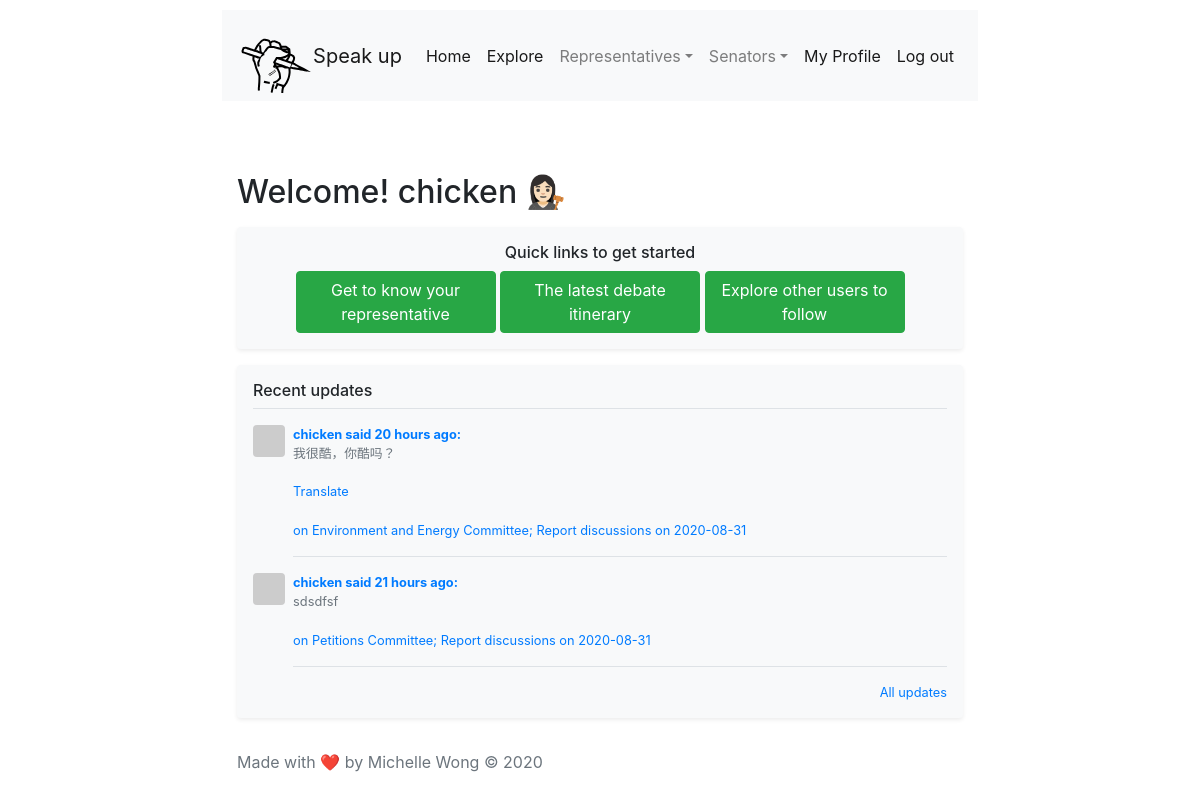
The app's page /index (signed in) with its own data.
### app/models.py (models this page shows, shortened)
class User(UserMixin, db.Model):
    id = db.Column(db.Integer, primary_key=True)
    username = db.Column(db.String(64), index=True, unique=True)
    email = db.Column(db.String(120), index=True, unique=True)
    password_hash = db.Column(db.String(128))
    posts = db.relationship('Post', backref='author', lazy='dynamic')
    about_me = db.Column(db.String(140))
    representative = db.Column(db.String(100))
    constituency = db.Column(db.String(100))
    postcode = db.Column(db.String(64))
    last_seen = db.Column(db.DateTime, default=datetime.utcnow)
    followed = db.relationship(
        'User', secondary=followers,
        primaryjoin=(followers.c.follower_id == id),
        secondaryjoin=(followers.c.followed_id == id),
        backref=db.backref('followers', lazy='dynamic'), lazy='dynamic')
    def avatar(self, size):
        digest = md5(self.email.lower().encode('utf-8')).hexdigest()
        return 'https://www.gravatar.com/avatar/{}?d=identicon&s={}'.format(
            digest, size)
    def followed_posts(self):
        followed = Post.query.join(
            followers, (followers.c.followed_id == Post.user_id)).filter(
                followers.c.follower_id == self.id)
        own = Post.query.filter_by(user_id=self.id)
        return followed.union(own).order_by(Post.timestamp.desc())

class Post(db.Model):
    id = db.Column(db.Integer, primary_key=True)
    body = db.Column(db.String(140))
    timestamp = db.Column(db.DateTime, index=True, default=datetime.utcnow)
    user_id = db.Column(db.Integer, db.ForeignKey('user.id'))
    speech_id = db.Column(db.Integer, db.ForeignKey('speech.id'))
    language = db.Column(db.String(5))

class MinorHeading(db.Model):
    __tablename__ = 'minorheading'
    id = db.Column(db.Integer, primary_key=True)
    order_id = db.Column(db.Integer,index=True)
    major_id = db.Column(db.Integer, db.ForeignKey('majorheading.id'))
    body = db.Column(db.String(140))
    speech = db.relationship('Speech', backref='minorheading', lazy='dynamic')

class Hansard(db.Model):
    id = db.Column(db.Integer, primary_key=True)
    date = db.Column(db.String(140))
    debate_type = db.Column(db.String(140))
    majorheading = db.relationship('MajorHeading', backref='hansard', lazy='dynamic')

### app/main/routes.py (the view)
@bp.route('/', methods=['GET', 'POST'])
@bp.route('/index', methods=['GET', 'POST'])
@login_required
def index():
    page = request.args.get('page', 1, type=int)
    posts = current_user.followed_posts().paginate(
        page, 3, False)
    return render_template('index.html', title='Home',
                           posts=posts.items)

### app/main/routes.py (called while the page is built)
@bp.before_request
def before_request():
    if current_user.is_authenticated:
        current_user.last_seen = datetime.utcnow()
        db.session.commit()
    g.locale = str(get_locale())

### app/models.py (called while the page is built)
@login.user_loader
def load_user(id):
    return User.query.get(int(id))

### app/templates/index.html (shortened to what this page needs)
{% extends "navbar.html" %}
{% block content %}
<link rel="stylesheet" href="https://stackpath.bootstrapcdn.com/bootstrap/4.5.2/css/bootstrap.min.css">
<div class="row">
  <div class="col-lg-12">
    <br>
    <br>
    <br>
    <h2>Welcome! {{current_user.username}} 👩🏻‍⚖️</h2>
    <div class="my-3 p-3 bg-light text-center rounded box-shadow shadow-sm">
    <h6>Quick links to get started</h6>
    <button type="button" class="btn btn-success text-center">Get to know your representative</button>
    <button type="button" class="btn btn-success text-center">The latest debate itinerary</button>
    <button type="button" class="btn btn-success text-center">Explore other users to follow</button>
    </div>
    <div class="my-3 p-3 bg-light rounded box-shadow shadow-sm">
            <h6 class="border-bottom border-gray pb-2 mb-0">Recent updates</h6>
            {% for post in posts %}
                {% include '_post.html' %}
            {% endfor %}
    <small class="d-block text-right mt-3">
      <a href="#">All updates</a>
    </small>
  </div>
</div>
</div>
{% endblock %}

### app/templates/_post.html (shortened to what this page needs)
        <div class="media text-muted pt-3">
          <img data-src="holder.js/31x32?theme=thumb&amp;bg=007bff&amp;fg=007bff&amp;size=1" alt="32x32" class="mr-2 rounded" style="width: 32px; height: 32px;" src={{ post.author.avatar(36) }} data-holder-rendered="true">
          <p class="media-body pb-3 mb-0 small lh-125 border-bottom border-gray">
            <strong class="d-block text-gray-dark"><a href="{{ url_for('main.user', username=post.author.username) }}">{{post.author.username}} said {{ moment(post.timestamp).fromNow() }}: </a></strong>
            <span id="post{{ post.id }}">{{ post.body }}</span>
                  {% if post.language and post.language != g.locale %}
                  <br><br>
                  <span id="translation{{ post.id }}">
                      <a href="javascript:translate(
                                  '#post{{ post.id }}',
                                  '#translation{{ post.id }}',
                                  '{{ post.language }}',
                                  '{{ g.locale }}');">{{ ('Translate') }}</a>
                  </span>
                  {% endif %}
          <br>
          <br>
          <a href="/hansard/{{post.speech.minorheading.majorheading.hansard.date+"#"+post.speech.exact_id}}"> on {{post.speech.minorheading.body}} discussions on {{post.speech.minorheading.majorheading.hansard.date}}</a>
           </p>
        </div>

### app/css/file.css (style rules this page uses)
html, body { height: 100%; }

### app/templates/index.html (style rules this page uses)
.btn { width:200px; height:100px padding:5px; }

### records on screen
User: username "chicken"
Post: author.username "chicken", timestamp "20 hours ago", body "我很酷，你酷吗？", value "Translate", speech.minorheading.body "Environment and Energy Committee; Report", speech.minorheading.majorheading.hansard "2020-08-31"
Post: author.username "chicken", timestamp "21 hours ago", body "sdsdfsf", speech.minorheading.body "Petitions Committee; Report", speech.minorheading.majorheading.hansard "2020-08-31"
